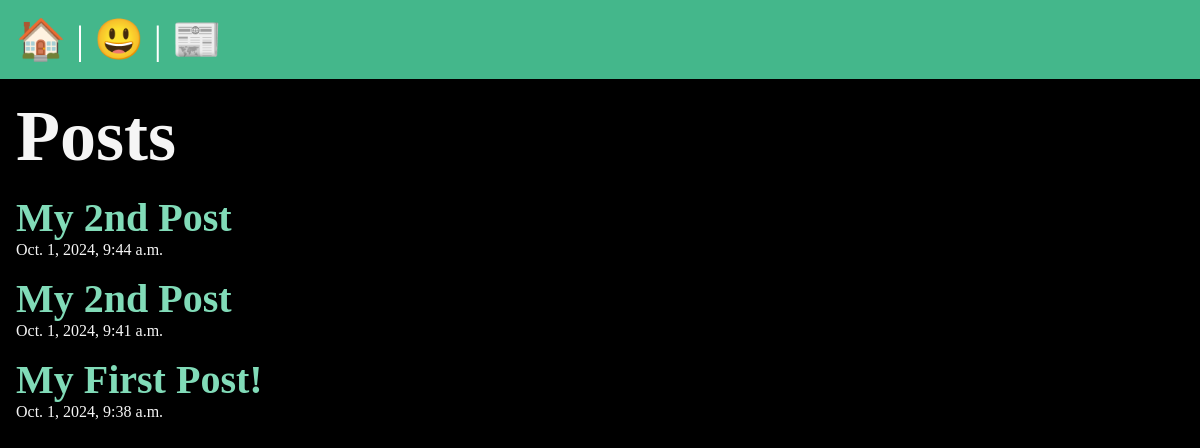
/posts/, run on an earlier commit of the app's database.
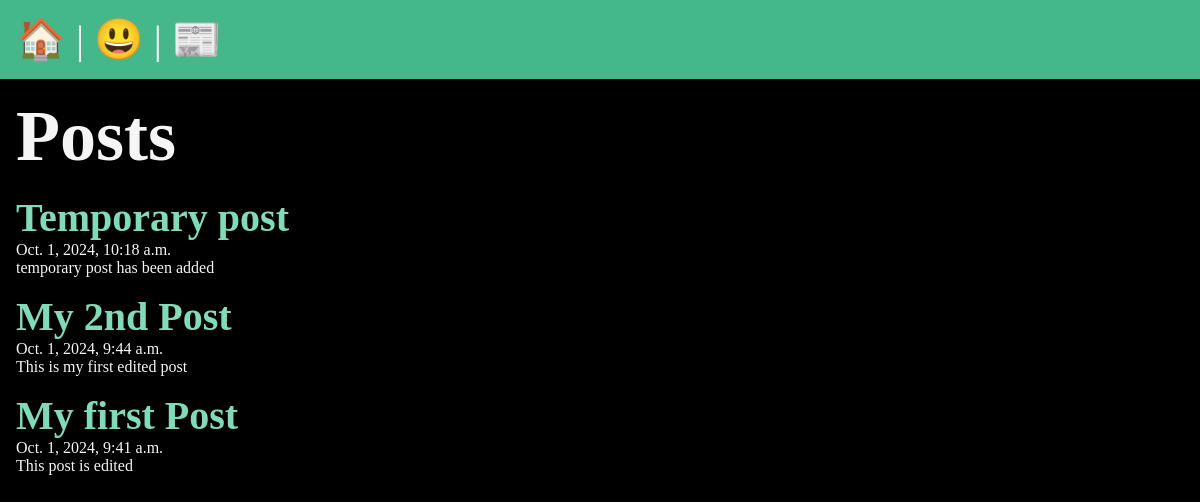
And on a later commit of the database.
### posts/models.py (models this page shows, shortened)
class Post(models.Model):
    title = models.CharField(max_length=75)
    body = models.TextField()
    slug = models.SlugField()
    date = models.DateTimeField(auto_now_add=True)
    banner = models.ImageField(default='fallback.png', blank=True)

### posts/views.py (the view)
# urls.py: path('', views.posts_list, name="list"),
def posts_list(request):
    posts = Post.objects.all().order_by('-date')
    return render(request, 'posts/posts_list.html', { 'posts' : posts })

### posts/templates/posts/posts_list.html (shortened to what this page needs)
{% extends "layout.html" %}
{% block content %}
    <section>
        <h1>Posts</h1>
        {% for post in posts %}
            <article class="post">
                <h2>
                    <a href="{% url 'posts:page' slug=post.slug %}">
                        {{post.title}}
                    </a>
                </h2>
                <p> {{post.date}} </p>
                <p> {{post.body}} </p>
            </article>
        {% endfor %}
    </section>
{% endblock %}

### templates/layout.html (shortened to what this page needs)
<!DOCTYPE html>
{% load static %}
<html lang="en">
<head>
    <link rel="stylesheet" href="{% static 'css/style.css' %}">
</head>
<body>
    <nav>
        <a href="/">
            <span role="img" arial-label="Home">🏠</span>
        </a> |
        <a href="/about">
            <span role="img" arial-label="About">😃</span>
        </a> |
        <a href="{% url 'posts:list' %}">
            <span role="img" arial-label="Posts">📰</span>
        </a>
    </nav>
    <main>
        {% block content %}
        {% endblock  %}
    </main>
</body>
</html>

### static/css/style.css (style rules this page uses)
* { margin: 0; padding: 0; box-sizing: border-box; }
body { min-height: 100vh; background-color: black; color: whitesmoke; font-size: 3rem; }
nav { padding: 1rem; background-color: #44B78B; color: white; font-size: 2.5rem; }
main { padding: 1rem; }
section { display: flex; flex-flow: column; gap: 1rem; }
h2 { font-size: 2.5rem; }
p { font-size: 1rem; }
a { text-decoration: none; color: #81dbb8; }

What changed in the data, as far as the page shows it:
removed Post: title "My First Post!", date "Oct. 1, 2024, 9:38 a.m."
added Post: title "Temporary post", date "Oct. 1, 2024, 10:18 a.m.", body "temporary post has been added"
changed Post "My 2nd Post": body (not shown) → "This is my first edited post"
changed Post: title "My 2nd Post" → "My first Post"; body (not shown) → "This post is edited"
